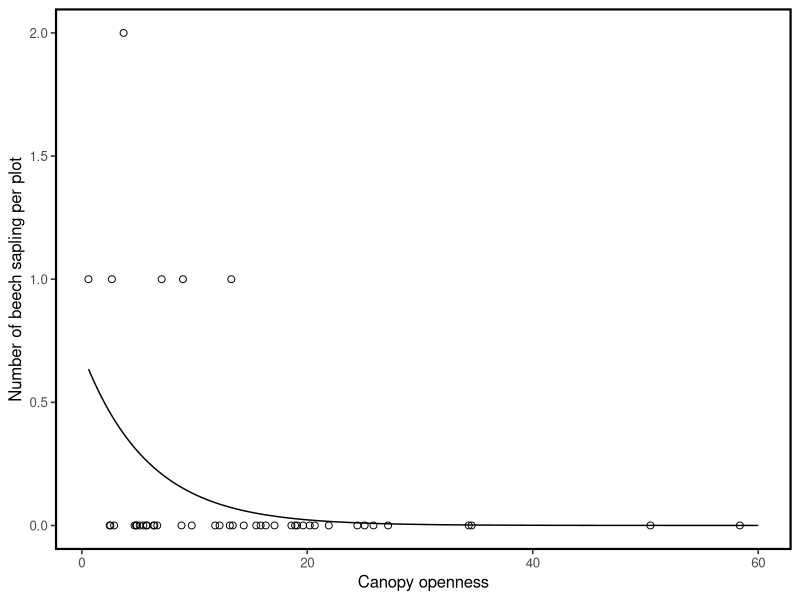

R code for this plot: (Note: this script raises an error after producing the figure.)
#script to look at sapling abundance
#in Denny plots and how this relates to canopy

#author: Phil Martin
#last edited: 29/06/15
library(pscl)
library(ggplot2)
library(plyr)
library(reshape2)
library(tidyr)
library(plyr)


#load data
rm(list=ls(all=TRUE))
Saplings<-read.csv("Data/Denny_plots.csv",stringsAsFactors=F)
Browsing<-read.csv("Data/Browsing_Denny.csv",stringsAsFactors=F)

#tidy saplings data
Saplings<-subset(Saplings,Year==2014)
Saplings2<-ddply(Saplings,.(Block),summarize,Count=sum(FS))


#tidy browsing data
Browsing$Plot2<-sapply(strsplit(Browsing$Plot,"-"),'[',2)
drop<-"Plot"
Browsing<-Browsing[,!(names(Browsing) %in% drop)]
colnames(Browsing)[7]<-"Plot"
Browsing<-Browsing[complete.cases(Browsing),]

#merge browsing data and seedling data
Sapling_browsing<-merge(Browsing,Saplings2,by.x="Plot",by.y="Block")
str(Sapling_browsing)

#now test a zero -inflated model relating canopy openness to sapling density
summary(M1 <- zeroinfl(Count ~ Canopy_open|I(Deer_dung+Horse_dung), data = Sapling_browsing))


M1<-glm(Count~Canopy_open,family="poisson",data=Sapling_browsing)
summary(M1)
1-(2140/2882)




summary(Sapling_browsing)
new.data<-data.frame(Canopy_open=seq(0.6,60,0.01))
new.data$Count<-predict(M1,newdata = new.data,type = "response")

#now plot this model
theme_set(theme_bw(base_size=12))
P1<-ggplot(new.data,aes(x=Canopy_open,y=Count))+geom_line()+theme(panel.grid.major = element_blank(),panel.grid.minor = element_blank(),panel.border = element_rect(size=1.5,colour="black",fill=NA))+ theme(legend.position="none")                                                                                                                                            
P2<-P1+geom_point(data=Sapling_browsing,aes(x=Canopy_open,y=Count),shape=1,size=2)
P2+xlab("Canopy openness")+ylab("Number of beech sapling per plot")
ggsave("Figures/Beech_saplings_canopy.png",height=6,width=8,dpi=600,units="in")
